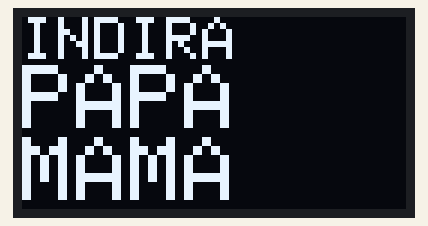
Bench run of a sketch on a simulated ESP32. Parts: 128×64 one-colour display. What the sketch prints to the serial monitor is not drawn.

Above: at 0.1 s.

The sketch:

oled-hello.ino
```cpp
// Hello World of the OLED display
//
// PINS OLED Display
// SCL -> D22
// SDA -> D21
// Requires library Adafruit SSD1306
// To install it go to Tools -> Manage libraries
// It will install also Adafruit BusIO and
// Adafruit GFX library
//
// Based on this tutorial:
// https://lastminuteengineers.com/oled-display-esp32-tutorial/


#include <SPI.h>
#include <Wire.h>
#include <Adafruit_GFX.h>
#include <Adafruit_SSD1306.h>

#define SCREEN_WIDTH 128 //PX
#define SCREEN_HEIGHT 64 //PX

// Declaration of SSD1306 connected using I2C
#define OLED_RESET -1 //Reset pin
#define SCREEN_ADDRESS 0x3C
Adafruit_SSD1306 display(SCREEN_WIDTH, SCREEN_HEIGHT, &Wire, OLED_RESET);

void setup() {
    setCpuFrequencyMhz(80);

    Serial.begin(115200);
    Wire.begin();

    Serial.println("Inicio programa");
    //initialize the oled object
    if (!display.begin(SSD1306_SWITCHCAPVCC, SCREEN_ADDRESS)) {
      Serial.println(F("Failed to allocate screen"));
      for(;;)
      ; //Dont proceed loop forever and ever
    }

    //Clear the display
    display.clearDisplay();

    // setup the text
    display.setTextSize(2); //1 -> small, 2 medium, 3 big
    display.setTextColor(SSD1306_WHITE);
    display.setCursor(0,0); //x,y
    display.println("INDIRA");
    display.setTextSize(3);
    display.println("PAPA");
    display.println("MAMA");

    display.display();

}

void loop() {
  // put your main code here, to run repeatedly:
  Serial.println("loop");
  delay(1000);
}
```
